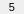
        <widget class="PyDMFrame" name="composite_2">
          <property name="geometry">
            <rect>
              <x>26</x>
              <y>174</y>
              <width>24</width>
              <height>14</height>
            </rect>
          </property>
          <property name="sizePolicy">
            <sizepolicy hsizetype="Ignored" vsizetype="Ignored">
              <horstretch>0</horstretch>
              <verstretch>0</verstretch>
            </sizepolicy>
          </property>
          <layout class="QGridLayout" name="gridLayout_3" columnstretch="24" rowstretch="1,12,1">
            <property name="leftMargin">
              <number>0</number>
            </property>
            <property name="topMargin">
              <number>0</number>
            </property>
            <property name="rightMargin">
              <number>0</number>
            </property>
            <property name="bottomMargin">
              <number>0</number>
            </property>
            <property name="horizontalSpacing">
              <number>0</number>
            </property>
            <property name="verticalSpacing">
              <number>0</number>
            </property>
            <item row="1" column="1">
              <widget class="PyDMRelatedDisplayButton" name="related_display_2">
                <property name="geometry">
                  <rect>
                    <x>12</x>
                    <y>1</y>
                    <width>12</width>
                    <height>12</height>
                  </rect>
                </property>
                <property name="sizePolicy">
                  <sizepolicy hsizetype="Ignored" vsizetype="Ignored">
                    <horstretch>0</horstretch>
                    <verstretch>0</verstretch>
                  </sizepolicy>
                </property>
                <property name="showIcon" stdset="0">
                  <bool>true</bool>
                </property>
                <property name="font">
                  <font>
                    <pointsize>7</pointsize>
                  </font>
                </property>
                <property name="styleSheet">
                  <string notr="true">PyDMRelatedDisplayButton#related_display_2 {
  color: rgb(0, 0, 0);
  background-color: rgb(115, 223, 255);
  }</string>
                </property>
                <property name="titles" stdset="0">
                  <stringlist>
                    <string>m5</string>
                  </stringlist>
                </property>
                <property name="filenames" stdset="0">
                  <stringlist>
                    <string>motorx_more.ui</string>
                  </stringlist>
                </property>
                <property name="macros" stdset="0">
                  <stringlist>
                    <string>P=${P},M=m5</string>
                  </stringlist>
                </property>
                <property name="openInNewWindow" stdset="0">
                  <bool>true</bool>
                </property>
              </widget>
            </item>
            <item row="1" column="0">
              <widget class="PyDMDrawingRectangle" name="rectangle_19">
                <property name="geometry">
                  <rect>
                    <x>0</x>
                    <y>1</y>
                    <width>24</width>
                    <height>12</height>
                  </rect>
                </property>
                <property name="sizePolicy">
                  <sizepolicy hsizetype="Ignored" vsizetype="Ignored">
                    <horstretch>0</horstretch>
                    <verstretch>0</verstretch>
                  </sizepolicy>
                </property>
                <property name="brush" stdset="0">
                  <brush brushstyle="NoBrush">
                    <color alpha="255">
                      <red>115</red>
                      <green>255</green>
                      <blue>107</blue>
                    </color>
                  </brush>
                </property>
                <property name="penStyle" stdset="0">
                  <enum>Qt::SolidLine</enum>
                </property>
                <property name="penColor" stdset="0">
                  <color>
                    <red>115</red>
                    <green>255</green>
                    <blue>107</blue>
                  </color>
                </property>
                <property name="penWidth" stdset="0">
                  <double>2.0</double>
                </property>
                <property name="penCapStyle" stdset="0">
                  <enum>Qt::FlatCap</enum>
                </property>
                <property name="rules" stdset="0">
                  <string>[{&quot;name&quot;: &quot;visibility&quot;, &quot;property&quot;: &quot;Visible&quot;, &quot;channels&quot;: [{&quot;channel&quot;: &quot;ca://${P}m5.DMOV&quot;, &quot;trigger&quot;: true, &quot;use_enum&quot;: false}], &quot;expression&quot;: &quot;ch[0]==0&quot;}]</string>
                </property>
                <property name="toolTip">
                  <string>rectangle_19</string>
                </property>
              </widget>
            </item>
            <item row="1" column="0">
              <widget class="PyDMDrawingRectangle" name="rectangle_20">
                <property name="geometry">
                  <rect>
                    <x>0</x>
                    <y>1</y>
                    <width>24</width>
                    <height>12</height>
                  </rect>
                </property>
                <property name="sizePolicy">
                  <sizepolicy hsizetype="Ignored" vsizetype="Ignored">
                    <horstretch>0</horstretch>
                    <verstretch>0</verstretch>
                  </sizepolicy>
                </property>
                <property name="brush" stdset="0">
                  <brush brushstyle="SolidPattern">
                    <color alpha="255">
                      <red>174</red>
                      <green>174</green>
                      <blue>174</blue>
                    </color>
                  </brush>
                </property>
                <property name="penStyle" stdset="0">
                  <enum>Qt::SolidLine</enum>
                </property>
                <property name="penColor" stdset="0">
                  <color>
                    <red>174</red>
                    <green>174</green>
                    <blue>174</blue>
                  </color>
                </property>
                <property name="penWidth" stdset="0">
                  <double>0</double>
                </property>
                <property name="penCapStyle" stdset="0">
                  <enum>Qt::FlatCap</enum>
                </property>
                <property name="toolTip">
                  <string>rectangle_20</string>
                </property>
              </widget>
            </item>
            <item row="0" column="0" rowspan="3">
              <widget class="QLabel" name="text_3">
                <property name="geometry">
                  <rect>
                    <x>0</x>
                    <y>0</y>
                    <width>24</width>
                    <height>14</height>
                  </rect>
                </property>
                <property name="sizePolicy">
                  <sizepolicy hsizetype="Ignored" vsizetype="Ignored">
                    <horstretch>0</horstretch>
                    <verstretch>0</verstretch>
                  </sizepolicy>
                </property>
                <property name="text">
                  <string>5</string>
                </property>
                <property name="font">
                  <font>
                    <pointsize>8</pointsize>
                  </font>
                </property>
                <property name="brush" stdset="0">
                  <brush brushstyle="SolidPattern">
                    <color alpha="255">
                      <red>0</red>
                      <green>0</green>
                      <blue>0</blue>
                    </color>
                  </brush>
                </property>
                <property name="toolTip">
                  <string>text_3</string>
                </property>
                <property name="alignment">
                  <set>Qt::AlignCenter</set>
                </property>
                <property name="styleSheet">
                  <string notr="true">QLabel#text_3 {
  color: rgb(0, 0, 0);
  }</string>
                </property>
              </widget>
            </item>
          </layout>
        </widget>
